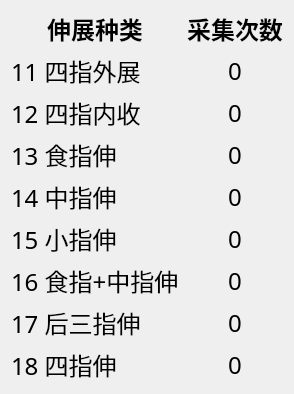
  <widget class="QWidget" name="horizontalLayoutWidget_3">
   <property name="geometry">
    <rect>
     <x>970</x>
     <y>10</y>
     <width>281</width>
     <height>351</height>
    </rect>
   </property>
   <layout class="QHBoxLayout" name="DataCollection_2">
    <item>
     <layout class="QVBoxLayout" name="Gestures_2">
      <property name="leftMargin">
       <number>0</number>
      </property>
      <item>
       <widget class="QLabel" name="dataCategLabel_2">
        <property name="font">
         <font>
          <family>Adobe Devanagari</family>
          <pointsize>18</pointsize>
          <weight>75</weight>
          <bold>true</bold>
         </font>
        </property>
        <property name="text">
         <string>伸展种类</string>
        </property>
        <property name="alignment">
         <set>Qt::AlignCenter</set>
        </property>
       </widget>
      </item>
      <item>
       <widget class="QLabel" name="g11">
        <property name="font">
         <font>
          <family>AcadEref</family>
          <pointsize>18</pointsize>
         </font>
        </property>
        <property name="text">
         <string>11 四指外展</string>
        </property>
        <property name="alignment">
         <set>Qt::AlignLeading|Qt::AlignLeft|Qt::AlignVCenter</set>
        </property>
       </widget>
      </item>
      <item>
       <widget class="QLabel" name="g12">
        <property name="font">
         <font>
          <family>AcadEref</family>
          <pointsize>18</pointsize>
         </font>
        </property>
        <property name="text">
         <string>12 四指内收</string>
        </property>
        <property name="alignment">
         <set>Qt::AlignLeading|Qt::AlignLeft|Qt::AlignVCenter</set>
        </property>
       </widget>
      </item>
      <item>
       <widget class="QLabel" name="g13">
        <property name="font">
         <font>
          <family>AcadEref</family>
          <pointsize>18</pointsize>
         </font>
        </property>
        <property name="text">
         <string>13 食指伸</string>
        </property>
        <property name="alignment">
         <set>Qt::AlignLeading|Qt::AlignLeft|Qt::AlignVCenter</set>
        </property>
       </widget>
      </item>
      <item>
       <widget class="QLabel" name="g14">
        <property name="font">
         <font>
          <family>AcadEref</family>
          <pointsize>18</pointsize>
         </font>
        </property>
        <property name="text">
         <string>14 中指伸</string>
        </property>
        <property name="alignment">
         <set>Qt::AlignLeading|Qt::AlignLeft|Qt::AlignVCenter</set>
        </property>
       </widget>
      </item>
      <item>
       <widget class="QLabel" name="g15">
        <property name="font">
         <font>
          <family>AcadEref</family>
          <pointsize>18</pointsize>
         </font>
        </property>
        <property name="text">
         <string>15 小指伸</string>
        </property>
        <property name="alignment">
         <set>Qt::AlignLeading|Qt::AlignLeft|Qt::AlignVCenter</set>
        </property>
       </widget>
      </item>
      <item>
       <widget class="QLabel" name="g16">
        <property name="font">
         <font>
          <family>AcadEref</family>
          <pointsize>18</pointsize>
         </font>
        </property>
        <property name="text">
         <string>16 食指+中指伸</string>
        </property>
        <property name="alignment">
         <set>Qt::AlignLeading|Qt::AlignLeft|Qt::AlignVCenter</set>
        </property>
       </widget>
      </item>
      <item>
       <widget class="QLabel" name="g17">
        <property name="font">
         <font>
          <family>AcadEref</family>
          <pointsize>18</pointsize>
         </font>
        </property>
        <property name="text">
         <string>17 后三指伸</string>
        </property>
        <property name="alignment">
         <set>Qt::AlignLeading|Qt::AlignLeft|Qt::AlignVCenter</set>
        </property>
       </widget>
      </item>
      <item>
       <widget class="QLabel" name="g18">
        <property name="font">
         <font>
          <family>AcadEref</family>
          <pointsize>18</pointsize>
         </font>
        </property>
        <property name="text">
         <string>18 四指伸</string>
        </property>
        <property name="alignment">
         <set>Qt::AlignLeading|Qt::AlignLeft|Qt::AlignVCenter</set>
        </property>
       </widget>
      </item>
     </layout>
    </item>
    <item>
     <layout class="QVBoxLayout" name="Size_2">
      <property name="leftMargin">
       <number>2</number>
      </property>
      <item>
       <widget class="QLabel" name="dataNumLabel_2">
        <property name="font">
         <font>
          <family>Adobe Devanagari</family>
          <pointsize>18</pointsize>
          <weight>75</weight>
          <bold>true</bold>
         </font>
        </property>
        <property name="text">
         <string>采集次数</string>
        </property>
        <property name="alignment">
         <set>Qt::AlignCenter</set>
        </property>
       </widget>
      </item>
      <item>
       <widget class="QLabel" name="s11">
        <property name="font">
         <font>
          <family>AcadEref</family>
          <pointsize>18</pointsize>
         </font>
        </property>
        <property name="text">
         <string>0</string>
        </property>
        <property name="alignment">
         <set>Qt::AlignCenter</set>
        </property>
       </widget>
      </item>
      <item>
       <widget class="QLabel" name="s12">
        <property name="font">
         <font>
          <family>AcadEref</family>
          <pointsize>18</pointsize>
         </font>
        </property>
        <property name="text">
         <string>0</string>
        </property>
        <property name="alignment">
         <set>Qt::AlignCenter</set>
        </property>
       </widget>
      </item>
      <item>
       <widget class="QLabel" name="s13">
        <property name="font">
         <font>
          <family>AcadEref</family>
          <pointsize>18</pointsize>
         </font>
        </property>
        <property name="text">
         <string>0</string>
        </property>
        <property name="alignment">
         <set>Qt::AlignCenter</set>
        </property>
       </widget>
      </item>
      <item>
       <widget class="QLabel" name="s14">
        <property name="font">
         <font>
          <family>AcadEref</family>
          <pointsize>18</pointsize>
         </font>
        </property>
        <property name="text">
         <string>0</string>
        </property>
        <property name="alignment">
         <set>Qt::AlignCenter</set>
        </property>
       </widget>
      </item>
      <item>
       <widget class="QLabel" name="s15">
        <property name="font">
         <font>
          <family>AcadEref</family>
          <pointsize>18</pointsize>
         </font>
        </property>
        <property name="text">
         <string>0</string>
        </property>
        <property name="alignment">
         <set>Qt::AlignCenter</set>
        </property>
       </widget>
      </item>
      <item>
       <widget class="QLabel" name="s16">
        <property name="font">
         <font>
          <family>AcadEref</family>
          <pointsize>18</pointsize>
         </font>
        </property>
        <property name="text">
         <string>0</string>
        </property>
        <property name="alignment">
         <set>Qt::AlignCenter</set>
        </property>
       </widget>
      </item>
      <item>
       <widget class="QLabel" name="s17">
        <property name="font">
         <font>
          <family>AcadEref</family>
          <pointsize>18</pointsize>
         </font>
        </property>
        <property name="text">
         <string>0</string>
        </property>
        <property name="alignment">
         <set>Qt::AlignCenter</set>
        </property>
       </widget>
      </item>
      <item>
       <widget class="QLabel" name="s18">
        <property name="font">
         <font>
          <family>AcadEref</family>
          <pointsize>18</pointsize>
         </font>
        </property>
        <property name="text">
         <string>0</string>
        </property>
        <property name="alignment">
         <set>Qt::AlignCenter</set>
        </property>
       </widget>
      </item>
     </layout>
    </item>
   </layout>
  </widget>
